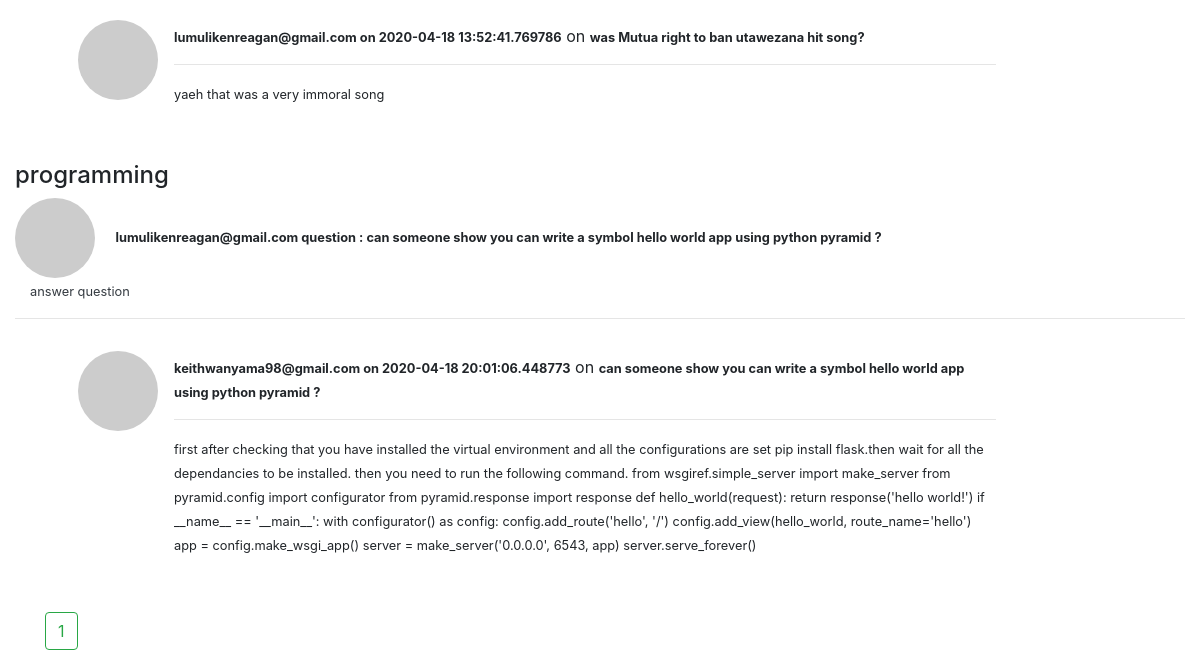
Before: /question (signed in, lower part) with the older database file.
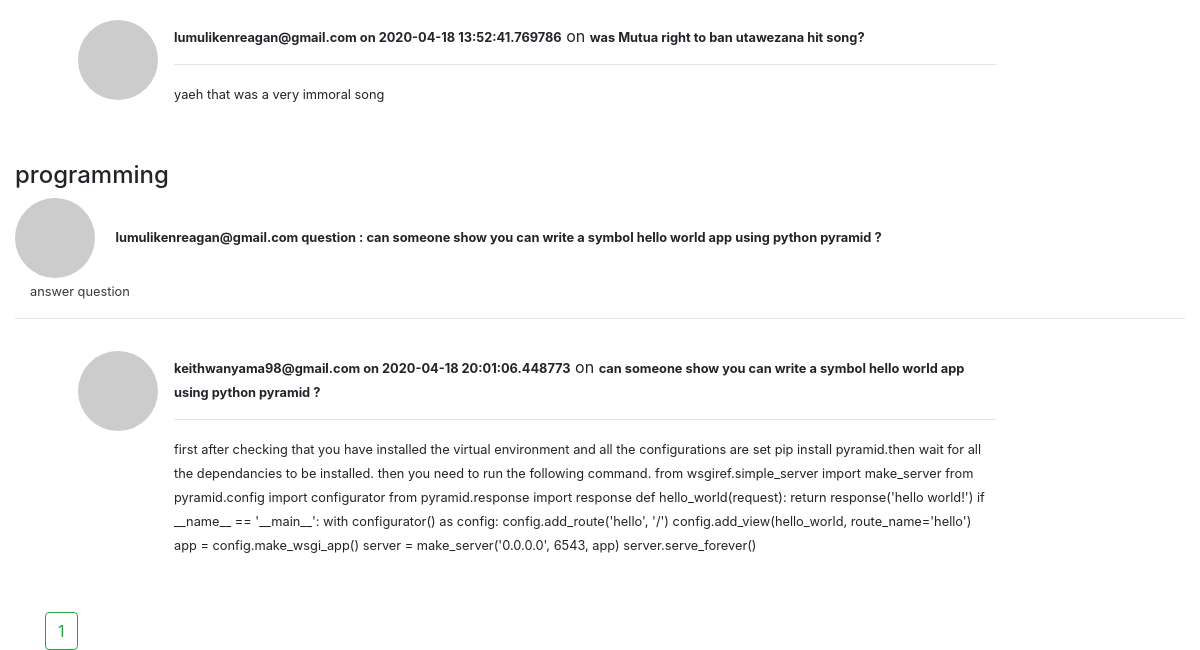
After: the same page with the newer database file.
### app.py (models this page shows, shortened)
class Answers(UserMixin, db.Model):
    id = db.Column(db.Integer, primary_key=True)
    answer = db.Column(db.Text, nullable=False)
    upvote = db.Column(db.Integer, default=0)
    author = db.Column(db.String(200), nullable=False)
    url = db.Column(db.String(200), nullable=False)
    date = db.Column(db.String(200), nullable=False, default=datetime.today().now)
    question_id = db.Column(db.ForeignKey('questions.id'))

class Questions(UserMixin, db.Model):
    id = db.Column(db.Integer, primary_key=True)
    question = db.Column(db.Text, nullable=False)
    is_answered = db.Column(db.Boolean, default=False)
    category = db.Column(db.String(200), nullable=False)
    author = db.Column(db.String(200), nullable=False)
    url = db.Column(db.String(200), nullable=False)
    upvote = db.Column(db.Integer, default=0)
    answer = db.relationship('Answers', backref='question')

### app.py (the view)
@app.route('/question', methods=['GET', 'POST'])
def question():
    page = request.args.get('page', type=int)
    user = User.query.filter_by(name=session['username']).first()
    count = Posts.query.filter_by(user_id=user.id).count()
    qn = Questions.query.paginate(page=page, per_page=6)
    return render_template('question.html', qn=qn, user=user, count=count)

### app.py (called while the page is built)
@app.before_request
def before_request():
    g.user = None
    if 'username' in session:
        g.user = session['username']

### templates/question.html (shortened to what this page needs)
<!DOCTYPE html>
<html lang="eng">
<head>
    <link rel="stylesheet" href="{{url_for('static', filename='css/bootstrap.min.css')}}">
    <link rel="stylesheet" href="https://cdnjs.cloudflare.com/ajax/libs/font-awesome/4.7.0/css/font-awesome.min.css">
</head>
<body>
    <div class="container-fluid">
        <div class="row">
            <div class="col-lg-12">
                {%for qn in qn.items%}
                <li class="media my-4">
                    <div class="media-body">
                        <h4>{{qn.category}}</h4>
                        <img src="https://gravatar.com/avatar/{{qn.url}}?s=80&d=monsterid" class="mr-3 rounded-circle" alt="...">
                        <small class="text font-weight-bolder"> {{qn.author}} question : {{qn.question}}</small>
                        <div class="container-fluid">
                            <small><a href="{{url_for('answ', id=qn.id)}}" class="text text-dark text-decoration-none"> answer question</a></small>
                        </div>
                        <hr/>
                        <div class="row ml-lg-5">
                            {%for answer in qn.answer%}
                            <div class="col-lg-10">
                                <ul class="list-unstyled mt-3" style="background-color: white;">
                                    <li class="media">
                                        <img src="https://gravatar.com/avatar/{{answer.url}}?s=80&d=monsterid" class="mr-3 rounded-circle" alt="...">
                                        <div class="media-body">
                                            <small class="text font-weight-bolder">{{answer.author}} on {{answer.date}}</small> on
                                            <small class="text font-weight-bolder">{{answer.question.question}}</small>
                                            <hr>
                                            <p class="text text-lowercase mr-2"><small>{{answer.answer}}</small></p>
                                        </div>
                                    </li>
                                </ul>
                            </div>
                            {%endfor%}
                        </div>
                    </div>
                </li>
                {%endfor%}
                <div class="container">
                    {%for page in qn.iter_pages(left_edge=1, right_edge=1, left_current=1, right_current=1)%} {%if page%} {%if page==page%}
                    <a href="{{url_for('question', page=page)}}" class="btn btn-outline-success">{{page}}</a> {%else%}
                    <a href="{{url_for('question', page=page)}}" class="btn btn-outline-success">{{page}}</a> {%endif%} {%else%} --- {%endif%} {%endfor%}
                </div>
            </div>
        </div>
    </div>
</body>
</html>

Changed rows visible on the page:
changed Answers "keithwanyama98@gmail.com": answer "…are set pip install flask.then wait for all the…" → "…are set pip install pyramid.then wait for all the…"
